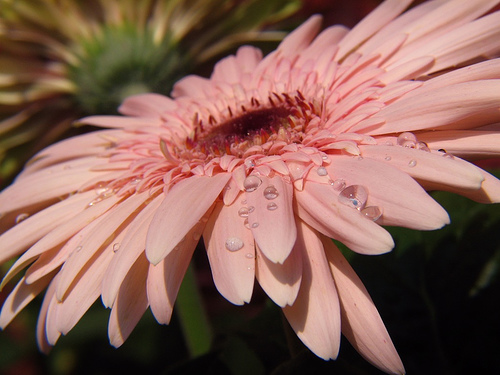
#> input picture ML_Project/datasets/images/1374193928_a52320eafa.jpg, 500 x 375 px; its folder holds only this picture in this run
$ python -i image_preprocessing.py   (imports and definitions only)
#> lines starting #> are read from the running program, lines starting #| are printed output that depends on the picture
from pathlib import Path
from typing import Dict, List, Tuple

import numpy as np
from PIL import Image, ImageEnhance, ImageOps
from sklearn.model_selection import train_test_split

from config import PROJECT_CONFIG


# [102 lines left out: functions discover_image_classes, collect_image_paths, split_image_dataset, load_and_resize_image, not called in this run]


def generate_light_augmentations(path: Path) -> List[np.ndarray]:
    image_size = PROJECT_CONFIG["datasets"]["image"]["image_size"]
    augmented_images: List[np.ndarray] = []
    with Image.open(path) as image:
#> image is the input picture: PIL image 500x375 RGB; mean R, G, B 138.5, 99.2, 88.6
        base = ImageOps.exif_transpose(image).convert("RGB").resize(image_size, Image.Resampling.LANCZOS)
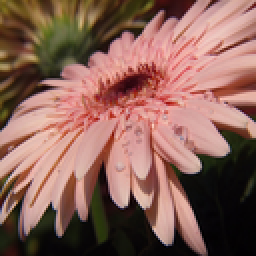
#> base: PIL image 128x128 RGB (shown 2 times larger); mean R, G, B 138.5, 99.2, 88.6
        variants = [
            ImageOps.mirror(base),
            ImageEnhance.Brightness(base).enhance(1.08),
            base.rotate(8, resample=Image.Resampling.BILINEAR),
        ]
        for variant in variants:
            augmented_images.append(np.asarray(variant, dtype=np.float32) / 255.0)
#> this loop made 3 passes
#> after the loop, augmented_images = 3 items
    return augmented_images

>>> result = generate_light_augmentations('../../datasets/images/1374193928_a52320eafa.jpg')
#> result = 3 items

$ run again, on ML_Project/datasets/images/14816364517_2423021484_m.jpg
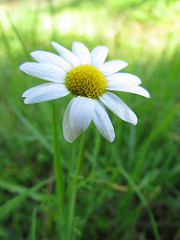
#> input picture ML_Project/datasets/images/14816364517_2423021484_m.jpg, 180 x 240 px
#> in generate_light_augmentations, image is the input picture: PIL image 180x240 RGB; mean R, G, B 113.1, 147.9, 86.9
#> in generate_light_augmentations, `base = ImageOps.exif_transpose(image).convert("RGB").resize(image_size..`:
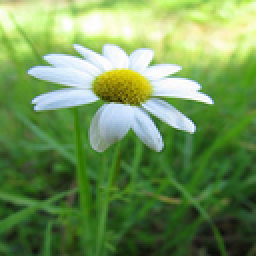
#> base: PIL image 128x128 RGB (shown 2 times larger); mean R, G, B 113.1, 147.9, 86.9
#> the loop in generate_light_augmentations, `for variant in variants:` made 3 passes
#> after the loop in generate_light_augmentations, `for variant in variants:`: augmented_images = 3 items

$ run again, on ML_Project/datasets/images/169371301_d9b91a2a42.jpg
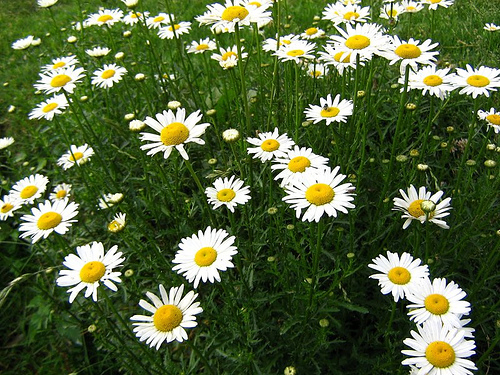
#> input picture ML_Project/datasets/images/169371301_d9b91a2a42.jpg, 500 x 375 px
#> in generate_light_augmentations, image is the input picture: PIL image 500x375 RGB; mean R, G, B 86.3, 102.1, 60.2
#> in generate_light_augmentations, `base = ImageOps.exif_transpose(image).convert("RGB").resize(image_size..`:
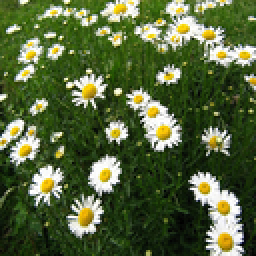
#> base: PIL image 128x128 RGB (shown 2 times larger); mean R, G, B 86, 101.8, 60.1
#> the loop in generate_light_augmentations, `for variant in variants:` made 3 passes
#> after the loop in generate_light_augmentations, `for variant in variants:`: augmented_images = 3 items

$ run again, on ML_Project/datasets/images/171972704_389cf7a953.jpg
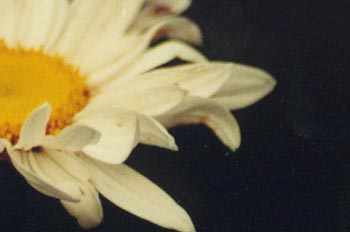
#> input picture ML_Project/datasets/images/171972704_389cf7a953.jpg, 350 x 232 px
#> in generate_light_augmentations, image is the input picture: PIL image 350x232 RGB; mean R, G, B 112.8, 103.2, 74.9
#> in generate_light_augmentations, `base = ImageOps.exif_transpose(image).convert("RGB").resize(image_size..`:
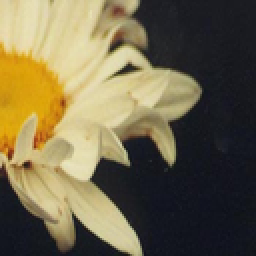
#> base: PIL image 128x128 RGB (shown 2 times larger); mean R, G, B 112.8, 103.2, 74.9
#> the loop in generate_light_augmentations, `for variant in variants:` made 3 passes
#> after the loop in generate_light_augmentations, `for variant in variants:`: augmented_images = 3 items
